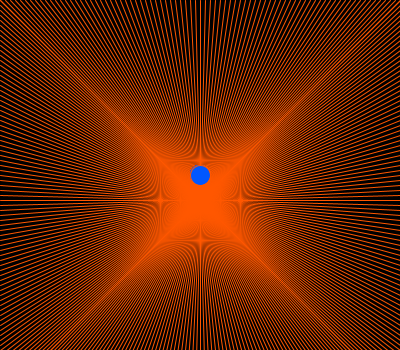
Frame 1 (no input)
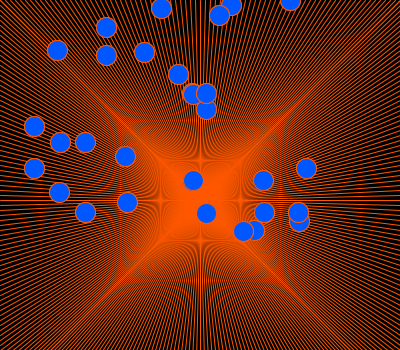
Frame 60 (the mouse pressed at the canvas centre just before this capture)
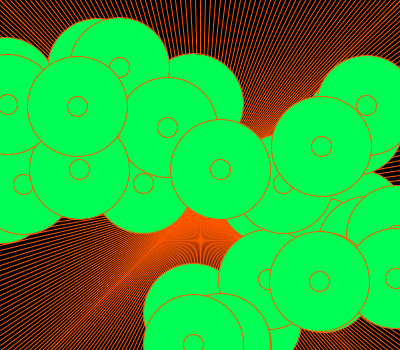
Frame 120 (the mouse held since frame 60 and released just before this capture)

The Processing sketch that drew these frames (run headless with seeded random() and noise(); from frame 60 on, the mouse is pressed at the canvas centre):

// Processing sketch: processing_98930
// ── processing_98930.pde


float sz = 20;
int numBoles = 30;
boolean dibuixaCercle = true;

float [] posX = new float[numBoles];
float [] posY = new float[numBoles];
float [] velX = new float[numBoles];
float [] velY = new float[numBoles];


void setup() { 
size(400, 350);
stroke(255, 87,0);

for (int i=0; i<numBoles; i++){
  posX [i] = width/2;
  posY [i] = height/2;
  velX [i]= random (5,10);
  velY [i] = random (5,10);
} 
}

void draw() { 
background(0);
dibuixa_fons ();
for (int i=0; i<numBoles; i++){
  posiciona_element(posX[i],posY[i]);
  actualitza_posicio(i);
  
}


  
  
}


void mousePressed () {
  dibuixaCercle = !dibuixaCercle;
}
 
 void dibuixa_fons (){
 for (int i=0; i<=400; i+=5){  

line(200,200, width, i); 
line(200,200, 0,i); 
line(200,200,i,width);
line(200,200,i,0);
 }

 }
 
 void posiciona_element (float posX, float posY) {
   if(dibuixaCercle){
  fill(0,87,255);
  ellipse(posX,posY,sz,sz);
    } else {
        fill(0,255,85);
  ellipse(posX,posY,100,100);
    }
   ellipse (posX,posY,sz,sz);
 }
 
 void actualitza_posicio (int i) {
    
    posX [i] += velX [i];
  posY [i] += velY [i] ;
  
  
  
 if((posX [i]<0)||(posX [i] >width)){
    velX [i] = -velX[i];
  } 
    //comprovem la posiciÃ³ Y
  if((posY [i]<0)||(posY[i]>height)){
    velY[i] = -velY[i];
  }
   }
 
